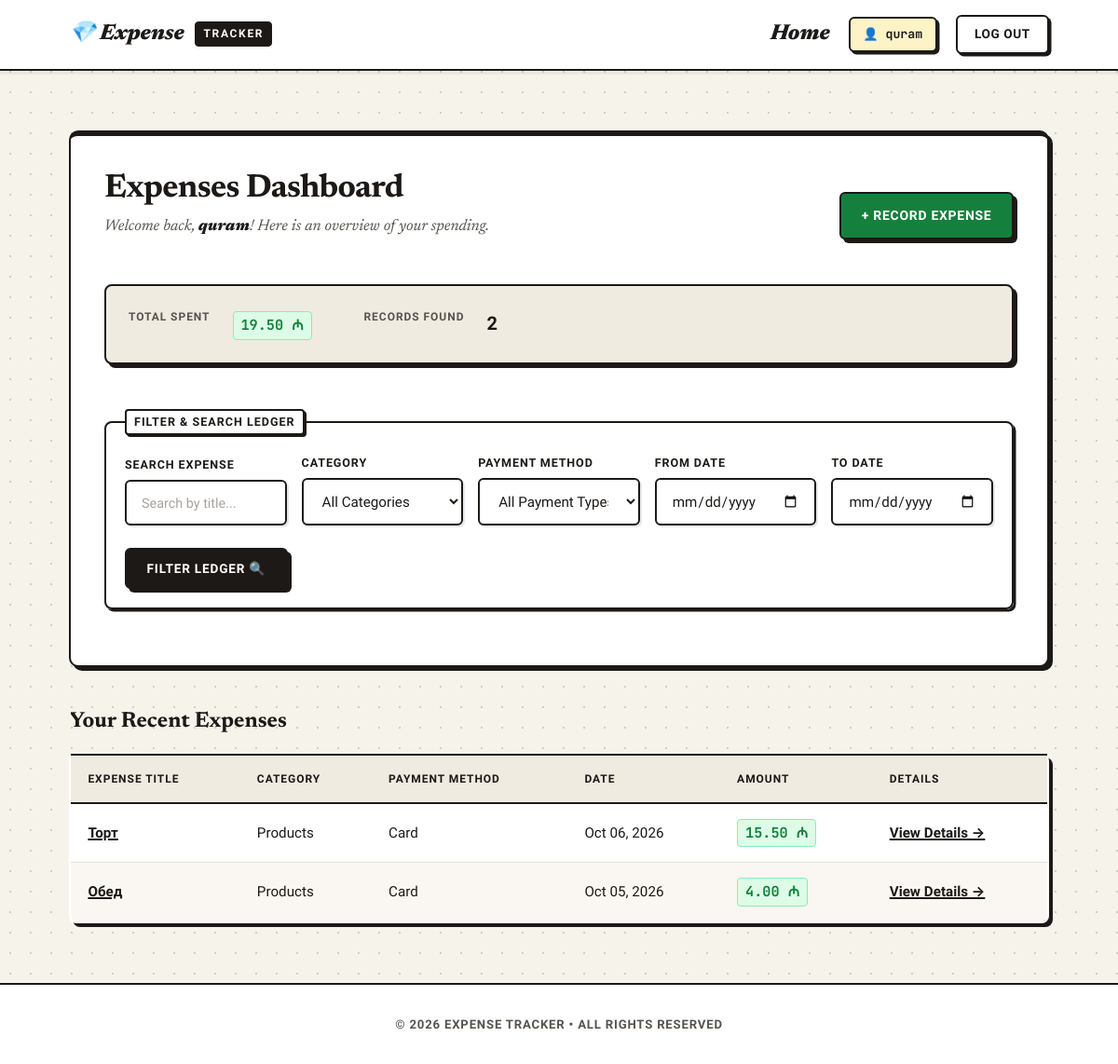
Page / (signed in) on the earlier database version.
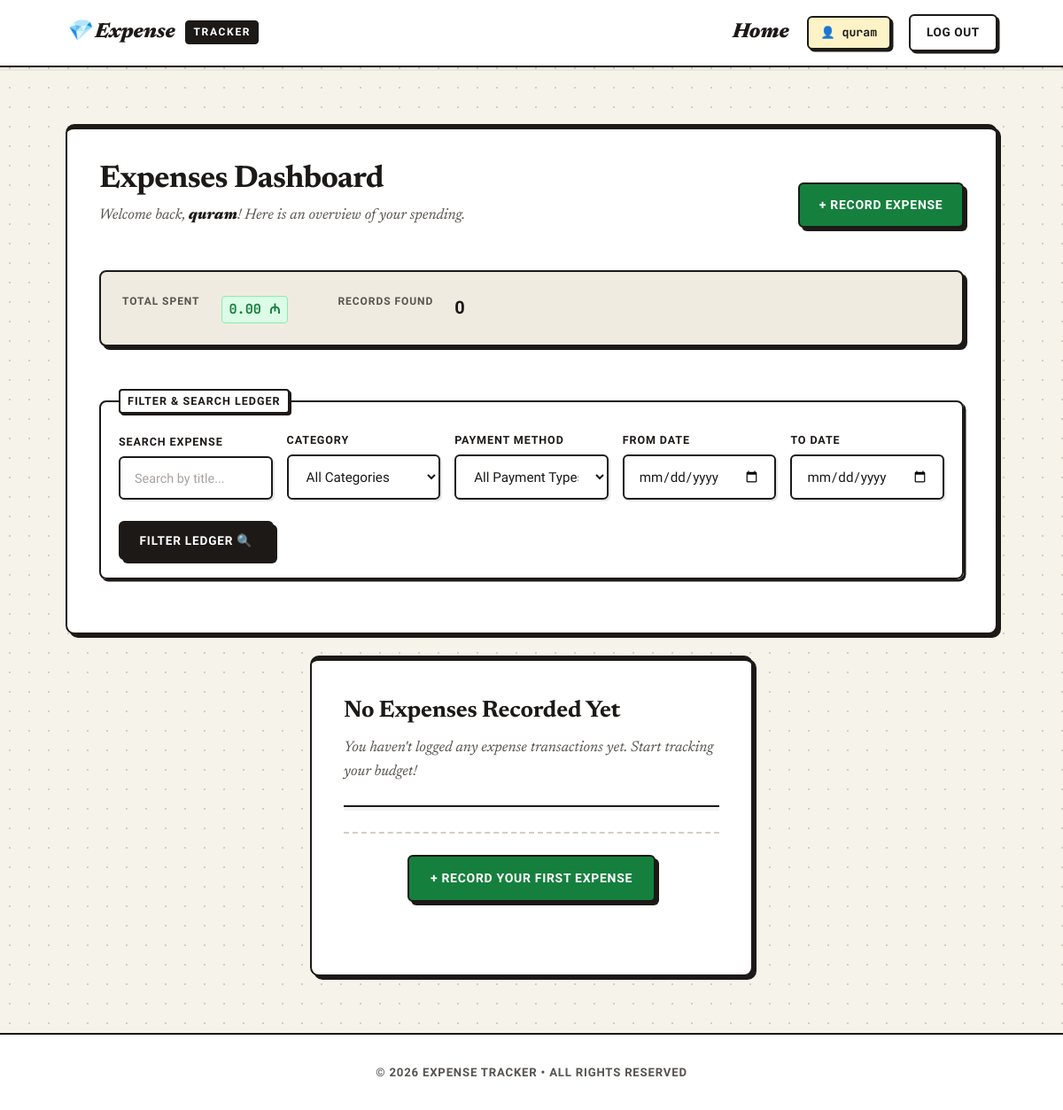
Same page on the later database version.
### expense/models.py (models this page shows, shortened)
class Expense(models.Model):
    name = models.CharField(max_length=100)
    amount = models.DecimalField(max_digits=10, decimal_places=2)
    category = models.ForeignKey(Category, on_delete=models.CASCADE, related_name='expenses')
    payment_type = models.ForeignKey(PaymentType, on_delete=models.CASCADE, related_name='expenses')
    date = models.DateField()
    note = models.TextField(blank=True)
    created_at = models.DateTimeField(auto_now_add=True)
    updated_at = models.DateTimeField(auto_now=True)
    author = models.ForeignKey(User, on_delete=models.CASCADE, related_name='expenses')
    class Meta:
        verbose_name = 'Expense'
        verbose_name_plural = 'Expenses'
        ordering = ['-created_at']

class Category(models.Model):
    name = models.CharField(max_length=100, unique=True)
    slug = models.SlugField(max_length=100, unique=True)
    class Meta:
        verbose_name = 'Category'
        verbose_name_plural = 'Categories'
        ordering = ['name']

class PaymentType(models.Model):
    name = models.CharField(max_length=100, unique=True)
    slug = models.SlugField(max_length=100, unique=True)
    class Meta:
        verbose_name = 'Payment Type'
        verbose_name_plural = 'Payment Types'
        ordering = ['name']

### expense/views.py (the view)
# urls.py: path('', expense_views.home, name='home'),
def home(request):
    if not request.user.is_authenticated:
        return render(request, 'expense/home.html')
    expenses = Expense.objects.filter(author=request.user)
    q = request.GET.get('q', '').strip()
    category_id = request.GET.get('category', '').strip()
    payment_type_id = request.GET.get('payment_type', '').strip()
    start_date = request.GET.get('start_date', '').strip()
    end_date = request.GET.get('end_date', '').strip()
    if q:
        expenses = expenses.filter(name__icontains=q)
    if category_id:
        expenses = expenses.filter(category_id=category_id)
    if payment_type_id:
        expenses = expenses.filter(payment_type_id=payment_type_id)
    if start_date:
        expenses = expenses.filter(date__gte=start_date)
    if end_date:
        expenses = expenses.filter(date__lte=end_date)
    has_filters = bool(q or category_id or payment_type_id or start_date or end_date)
    total_amount = expenses.aggregate(total=Sum('amount'))['total'] or 0
    total_count = expenses.count()
    categories = Category.objects.all()
    payment_types = PaymentType.objects.all()
    context = {
        'expenses': expenses,
        'total_amount': total_amount,
        'total_count': total_count,
        'categories': categories,
        'payment_types': payment_types,
        'q': q,
        'selected_category': category_id,
        'selected_payment_type': payment_type_id,
        'start_date': start_date,
        'end_date': end_date,
        'has_filters': has_filters,
    }
    return render(request, 'expense/home.html', context)

### templates/expense/home.html (shortened to what this page needs)
{% extends 'base.html' %}
{% block content %}
{% if request.user.is_authenticated %}
    <section>
        <header>
            <div>
                <h1>Expenses Dashboard</h1>
                <p>Welcome back, <strong>{{ request.user.username }}</strong>! Here is an overview of your spending.</p>
            </div>
            <div>
                <a href="{% url 'add_expense' %}" role="button" id="btn-create-expense">+ Record Expense</a>
            </div>
        </header>
        <dl>
            <dt>Total Spent{% if has_filters %} (Filtered){% endif %}</dt>
            <dd><mark>{{ total_amount|floatformat:2 }} ₼</mark></dd>
            <dt>Records Found</dt>
            <dd><strong>{{ total_count }}</strong></dd>
        </dl>
        <form method="GET" action="{% url 'home' %}" id="filter-form">
            <fieldset>
                <legend>Filter & Search Ledger</legend>
                <p>
                    <label for="id_search">Search Expense</label>
                    <input type="search"
                           name="q"
                           id="id_search"
                           value="{{ q }}"
                           placeholder="Search by title...">
                </p>
                <p>
                    <label for="id_category">Category</label>
                    <select name="category" id="id_category">
                        <option value="">All Categories</option>
                    </select>
                </p>
                <p>
                    <label for="id_payment_type">Payment Method</label>
                    <select name="payment_type" id="id_payment_type">
                        <option value="">All Payment Types</option>
                    </select>
                </p>
                <p>
                    <label for="id_start_date">From Date</label>
                    <input type="date"
                           name="start_date"
                           id="id_start_date"
                           value="{{ start_date }}">
                </p>
                <p>
                    <label for="id_end_date">To Date</label>
                    <input type="date"
                           name="end_date"
                           id="id_end_date"
                           value="{{ end_date }}">
                </p>
                <div>
                    <button type="submit" id="btn-apply-filters">Filter Ledger 🔍</button>
                </div>
            </fieldset>
        </form>
    </section>
    {% if expenses %}
        <table>
            <caption>{% if has_filters %}Filtered Ledger Results ({{ total_count }}){% else %}Your Recent Expenses{% endif %}</caption>
            <thead>
                <tr>
                    <th>Expense Title</th>
                    <th>Category</th>
                    <th>Payment Method</th>
                    <th>Date</th>
                    <th>Amount</th>
                    <th>Details</th>
                </tr>
            </thead>
            <tbody>
                {% for expense in expenses %}
                    <tr>
                        <td>
                            <a href="{% url 'expense_detail' expense.id %}">
                                <strong>{{ expense.name }}</strong>
                            </a>
                        </td>
                        <td>{{ expense.category.name }}</td>
                        <td>{{ expense.payment_type.name }}</td>
                        <td>{{ expense.date|date:"M d, Y" }}</td>
                        <td><mark>{{ expense.amount|floatformat:2 }} ₼</mark></td>
                        <td>
                            <a href="{% url 'expense_detail' expense.id %}">View Details →</a>
                        </td>
                    </tr>
                {% endfor %}
            </tbody>
        </table>
    {% else %}
        <article>
            <header>
                <h2>{% if has_filters %}No Matching Expenses Found{% else %}No Expenses Recorded Yet{% endif %}</h2>
                <p>{% if has_filters %}No transactions match your current search/filter criteria. Try clearing some filters.{% else %}You haven't logged any expense transactions yet. Start tracking your budget!{% endif %}</p>
            </header>
            <footer>
                {% if has_filters %}
                    <a href="{% url 'home' %}" role="button" id="btn-empty-reset-filters">✕ Reset Filters</a>
                {% else %}
                    <a href="{% url 'add_expense' %}" role="button" id="btn-empty-add-expense">+ Record Your First Expense</a>
                {% endif %}
            </footer>
        </article>
    {% endif %}
{% endif %}
{% endblock %}

### templates/base.html (shortened to what this page needs)
{% load static %}
<!DOCTYPE html>
<html lang="en">
<head>
    <link rel="stylesheet" href="{% static 'css/style.css' %}">
</head>
<body>
    {% include '_page_header.html' %}
    <main>
        {% block content %}
        {% endblock %}
    </main>
    <footer>
        <p>© {% now "Y" %} Expense Tracker • All rights reserved</p>
    </footer>
</body>
</html>

### templates/_page_header.html
<header>
    <nav>
        <a href="{% url 'home' %}" id="nav-brand">
            💎 Expense<strong>Tracker</strong>
        </a>
        <div>
            <a href="{% url 'home' %}" id="nav-home">Home</a>
            {% if request.user.is_authenticated %}
                <span id="nav-user">👤 {{ request.user.username }}</span>
                <a href="{% url 'logout' %}" id="nav-logout">Log Out</a>
            {% else %}
                <a href="{% url 'login' %}" id="nav-login">Log In</a>
                <a href="{% url 'register' %}" id="nav-register">Sign Up</a>
            {% endif %}
        </div>
    </nav>
</header>

Differences in the rows shown:
removed Expense: name "Торт", category.name "Products", payment_type.name "Card", date "Oct 06, 2026", amount "15.50"
removed Expense: name "Обед", category.name "Products", payment_type.name "Card", date "Oct 05, 2026", amount "4.00"
Other differences:
{{ total_amount|floatformat:2 }}: "19.50" → "0.00"
{{ total_count }}: "2" → "0"
text no longer shown: "Your Recent Expenses EXPENSE TITLE CATEGORY PAYMENT METHOD DATE AMOUNT DETAILS"
text now shown: "No Expenses Recorded Yet You haven't logged any expense transactions yet. Start tracking your budget! + RECORD YOUR FIRST EXPENSE"
